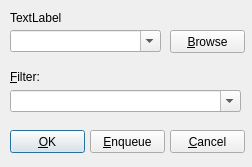
<ui version="4.0" >
 <class>qdFileOperation</class>
 <widget class="QDialog" name="qdFileOperation" >
  <property name="geometry" >
   <rect>
    <x>0</x>
    <y>0</y>
    <width>252</width>
    <height>167</height>
   </rect>
  </property>
  <property name="windowTitle" >
   <string>Dialog</string>
  </property>
  <widget class="QComboBox" name="qcbFilter" >
   <property name="geometry" >
    <rect>
     <x>10</x>
     <y>90</y>
     <width>231</width>
     <height>22</height>
    </rect>
   </property>
   <property name="editable" >
    <bool>true</bool>
   </property>
  </widget>
  <widget class="QComboBox" name="qcbDestination" >
   <property name="geometry" >
    <rect>
     <x>10</x>
     <y>30</y>
     <width>151</width>
     <height>22</height>
    </rect>
   </property>
   <property name="editable" >
    <bool>true</bool>
   </property>
  </widget>
  <widget class="QPushButton" name="qpbOK" >
   <property name="geometry" >
    <rect>
     <x>10</x>
     <y>130</y>
     <width>75</width>
     <height>23</height>
    </rect>
   </property>
   <property name="text" >
    <string>&amp;OK</string>
   </property>
  </widget>
  <widget class="QPushButton" name="qpbEnqueue" >
   <property name="geometry" >
    <rect>
     <x>90</x>
     <y>130</y>
     <width>75</width>
     <height>23</height>
    </rect>
   </property>
   <property name="text" >
    <string>&amp;Enqueue</string>
   </property>
  </widget>
  <widget class="QPushButton" name="qpbCancel" >
   <property name="geometry" >
    <rect>
     <x>170</x>
     <y>130</y>
     <width>75</width>
     <height>23</height>
    </rect>
   </property>
   <property name="text" >
    <string>&amp;Cancel</string>
   </property>
  </widget>
  <widget class="QLabel" name="label_2" >
   <property name="geometry" >
    <rect>
     <x>10</x>
     <y>70</y>
     <width>46</width>
     <height>14</height>
    </rect>
   </property>
   <property name="text" >
    <string>&amp;Filter:</string>
   </property>
   <property name="buddy" >
    <cstring>qcbFilter</cstring>
   </property>
  </widget>
  <widget class="QLabel" name="qlCount" >
   <property name="geometry" >
    <rect>
     <x>10</x>
     <y>10</y>
     <width>161</width>
     <height>16</height>
    </rect>
   </property>
   <property name="text" >
    <string>TextLabel</string>
   </property>
   <property name="buddy" >
    <cstring>qcbDestination</cstring>
   </property>
  </widget>
  <widget class="QPushButton" name="qpbBrowse" >
   <property name="geometry" >
    <rect>
     <x>170</x>
     <y>30</y>
     <width>75</width>
     <height>23</height>
    </rect>
   </property>
   <property name="text" >
    <string>&amp;Browse</string>
   </property>
  </widget>
 </widget>
 <tabstops>
  <tabstop>qpbOK</tabstop>
  <tabstop>qpbEnqueue</tabstop>
  <tabstop>qpbCancel</tabstop>
  <tabstop>qpbBrowse</tabstop>
  <tabstop>qcbDestination</tabstop>
  <tabstop>qcbFilter</tabstop>
 </tabstops>
 <resources/>
 <connections/>
</ui>
